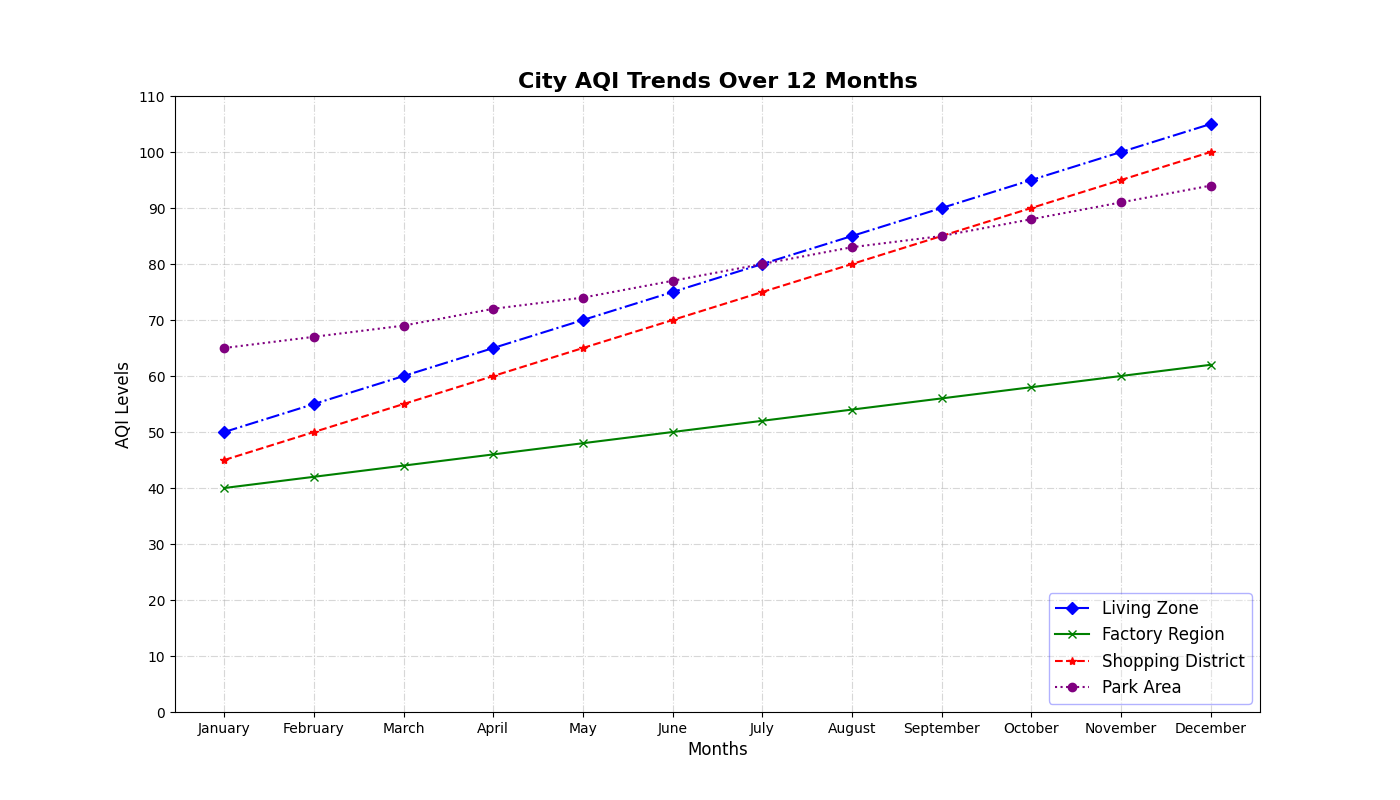

This chart was generated by the following Python code:
import matplotlib.pyplot as plt
import numpy as np

months = np.array(['January', 'February', 'March', 'April', 'May', 'June', 'July', 'August', 
                   'September', 'October', 'November', 'December'])

area1_aqi = np.array([50, 55, 60, 65, 70, 75, 80, 85, 90, 95, 100, 105])
area2_aqi = np.array([40, 42, 44, 46, 48, 50, 52, 54, 56, 58, 60, 62])
area3_aqi = np.array([45, 50, 55, 60, 65, 70, 75, 80, 85, 90, 95, 100])

# New data series representing an additional area
area4_aqi = np.array([65, 67, 69, 72, 74, 77, 80, 83, 85, 88, 91, 94])

plt.figure(figsize=(14, 8))

plt.plot(months, area1_aqi, linestyle='-.', color='blue', marker='D', label='Living Zone')
plt.plot(months, area2_aqi, linestyle='-', color='green', marker='x', label='Factory Region')
plt.plot(months, area3_aqi, linestyle='--', color='red', marker='*', label='Shopping District')

# Plotting the new data series
plt.plot(months, area4_aqi, linestyle=':', color='purple', marker='o', label='Park Area')

plt.title("City AQI Trends Over 12 Months", fontsize=16, fontweight='bold')
plt.xlabel("Months", fontsize=12)
plt.ylabel("AQI Levels", fontsize=12)

plt.xticks(months, fontsize=10)
plt.yticks(np.arange(0, 120, 10), fontsize=10)

plt.legend(loc='lower right', fontsize=12, edgecolor='blue', framealpha=0.3)

plt.grid(True, linestyle='-.', alpha=0.5)

plt.show()
